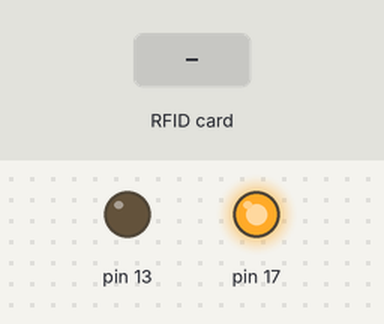
Simulated run of this sketch. Board: Arduino Leonardo, built with avr-gcc and run on an emulated ATmega32U4. Parts: output pins drawn as LEDs (lit = HIGH). The test bench sets the inputs (shaded band). USB keyboard and mouse output is not drawn.

Above: at 1.2 s.
1.3 s: RFID card 5E 7A 19 C4 held to the reader
Timing chart, 0 to 4.3 s (numbered marks = the images above; inputs shaded):
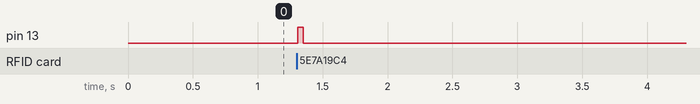

Measured:
- after the input at 1.3 s, pin 13: LOW → HIGH at once, → LOW 0.04 s later

The sketch:

RFID_Tag_Typer.ino
```cpp
//RFID Tag typer
//Types out tag id in hex over USB keyboard

#include <SPI.h>
#include <MFRC522.h>
#include <Keyboard.h>

#define RST_PIN 9
#define SS_PIN 10

MFRC522 mfrc522(SS_PIN, RST_PIN);  // Create MFRC522 instance

void setup() {
	SPI.begin();              //start SPI
	mfrc522.PCD_Init();       //start RC522 module
  Keyboard.begin();         //start USB keyboard
  pinMode(13,OUTPUT);
  digitalWrite(13,LOW);     //LED off
}

void loop() {
	if (!mfrc522.PICC_IsNewCardPresent()){return;}
  if (!mfrc522.PICC_ReadCardSerial()){return;}
  digitalWrite(13,HIGH);     //LED on
  for(byte i = 0; i < mfrc522.uid.size; i++){
    Keyboard.print(mfrc522.uid.uidByte[i] < 0x10 ? "0x0" : "0x");
    Keyboard.print(mfrc522.uid.uidByte[i], HEX);
    Keyboard.print(",");
  }
  Keyboard.print("\n");
  mfrc522.PICC_HaltA();
  digitalWrite(13,LOW);     //LED off
}
```
